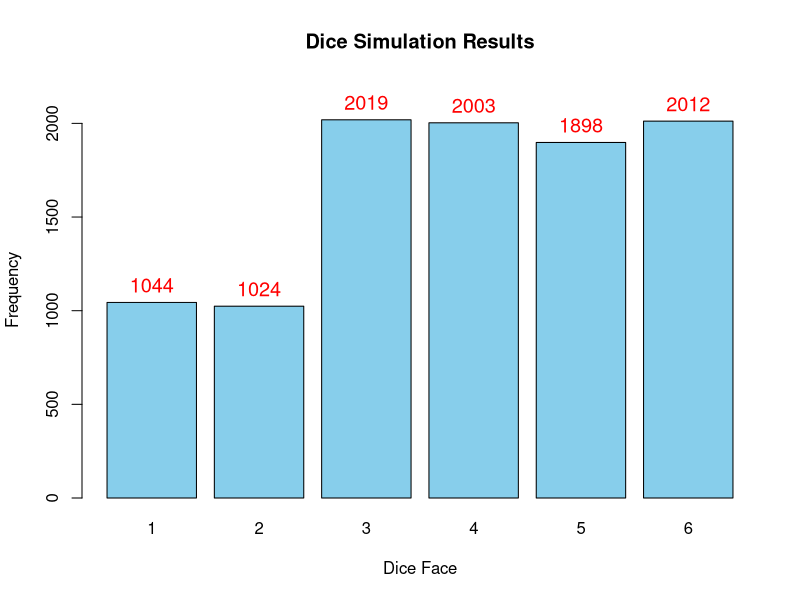
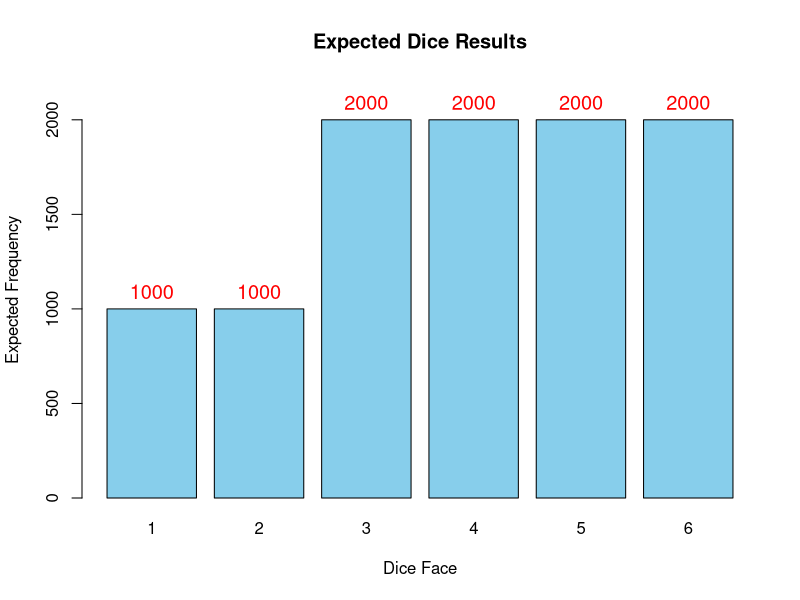

R code for these plots, in order:
# Part 1
# A: Probability of even
# B: Probability of roll being greater than 3
# A = {2, 4, 6}
# B = {4, 5, 6}
# P(A) = 1/2
# P(B) = 1/2
# A \cap B = {4, 6}
# P(A \cap B) = 2/6 = 1/3

print("_____ Part 1 _____")

conditional_probability <- function(B, A_and_B) {
    A_given_B <- A_and_B / B
    return(A_given_B)
}

p_a_given_b <- conditional_probability(1/2, 1/3)
print(paste("p(A|B) =", p_a_given_b))


# Part 2
print("_____ Part 2 _____")
# Seeding for debugging purposes
set.seed(1)
dice_simulation <- function(n){
    rolls <- sample(1:6, n, replace = TRUE)
    # A
    even_rolls <- length(rolls[rolls %% 2 == 0]) 
    # B
    greater_than_three_rolls <- length(rolls[rolls > 3])
    # A \cap B
    even_and_greater_than_three_rolls <- length(rolls[rolls %% 2 == 0 & rolls > 3])
    # A | B
    a = even_rolls / n
    b = greater_than_three_rolls / n

    a_given_b <- conditional_probability(greater_than_three_rolls, even_and_greater_than_three_rolls)
    return(list("P(A)"=a, "P(B)"=b, "P(A|B)"=a_given_b))
}

# 10,000 rolls simulation
results_10k = dice_simulation(10000)
print("Expected P(A) = 0.5")
print(paste("P(A) = ", results_10k$`P(A)`))
print("Expected P(B) = 0.5")
print(paste("P(B) = ", results_10k$`P(B)`))
print("Expected P(A|B) = 0.6667")
print(paste("P(A|B) = ", results_10k$`P(A|B)`))



# Part 3 Non Traditional Dice Tossing With Weighted Dice
# 1: 0.1
# 2: 0.1
# 3: 0.2
# 4: 0.2
# 5: 0.2
# 6: 0.2


# C: Probability of number rolled being multiple of 3 {3, 6}
# D: Number rolled is greater than or equal to 4 {4, 5, 6}

# C \cap D = {6}

# P(C) = P(3) + P(6) = 0.2 + 0.2 = 0.4
# P(C \cap D) = P(6) = 0.2
# P(D) = P(4) + P(5) + P(6) = 0.2 + 0.2 + 0.2 = 0.6
# P(C | D) = P(C \cap D) / P(D) = 0.2 / 0.6 = 0.3333

# For Debugging Purposes
set.seed(1)
print("_____ Part 3 _____")
probabilities = c(0.1, 0.1, 0.2, 0.2, 0.2, 0.2)
weighted_dice_simulation <- function(n, probabilities) {
    # Generate n random numbers between 0 and 1
    rolls = sample(1:6, n, replace=TRUE, prob=probabilities)

    # Assign outcomes based on bins
    n = length(rolls)
    p_c = length(rolls[rolls %% 3 == 0])/n
    p_d = length(rolls[rolls >= 4])/n

    p_c_and_d = length(rolls[rolls %% 3 == 0 & rolls >= 4])/n

    p_c_given_d = conditional_probability(p_d, p_c_and_d)
    return(list("rolls"=rolls, "P(C)"=p_c, "P(D)"=p_d, "P(C and D)"=p_c_and_d, "P(C|D)"=p_c_given_d))
}

results_weighted = weighted_dice_simulation(10000, probabilities)
print("Expected P(C) = 0.4")
print(paste("P(C) = ", results_weighted$`P(C)`))

print("Expected P(D) = 0.6")
print(paste("P(D) = ", results_weighted$`P(D)`))

print("Expected P(C and D) = 0.2")
print(paste("P(C and D) = ", results_weighted$`P(C and D)`))

print("Expected P(C|D) = 0.3333")
print(paste("P(C|D) = ", results_weighted$`P(C|D)`))

# Part 4 Visualization

# Bar Chart
rolls_simulation = table(results_weighted$`rolls`)
png("simulation_results.png")
bp_sim = barplot(
    rolls_simulation, 
    main="Dice Simulation Results", 
    horiz=FALSE, 
    names.arg=c(1,2,3,4,5,6),
    col="skyblue",
    xlab="Dice Face",
    ylab="Frequency",
    ylim=c(0, max(rolls_simulation) * 1.1) 
)
text(x = bp_sim, y = rolls_simulation, labels = rolls_simulation, pos = 3, cex = 1.2, col = "red")
dev.off()

png("expected_results.png")
expected_counts = c(0.1 * 10000, 0.1 * 10000, 0.2 * 10000, 0.2 * 10000, 0.2 * 10000, 0.2 * 10000)
bp_expect = barplot(
    expected_counts,
    main="Expected Dice Results", 
    horiz=FALSE,
    names.arg=c(1,2,3,4,5,6),    
    col="skyblue",
    xlab="Dice Face",
    ylab="Expected Frequency",
    ylim=c(0, max(expected_counts) * 1.1) 
)
text(x = bp_expect, y = expected_counts, labels = expected_counts, pos = 3, cex = 1.2, col = "red")
dev.off()